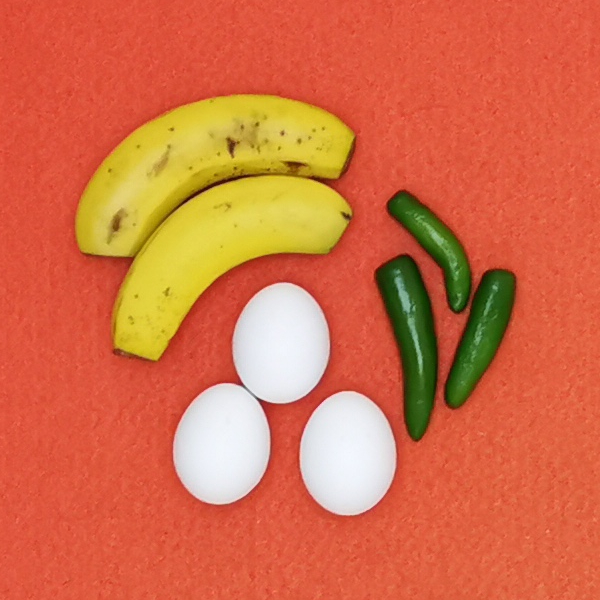
#> input picture Entrenamiento1.jpg, 600 x 600 px
$ python PracticaReconocimientoChile.py
#> lines starting #> are read from the running program, lines starting #| are printed output that depends on the picture; after the words box and inside, x2 and y2 are one past the last pixel; in counts of white or black regions, pixels touching at a corner belong together; long printed decimals are rounded
import joblib  # Para guardar el modelo entrenado
import cv2
import numpy as np
import matplotlib.pyplot as plt
from sklearn.naive_bayes import GaussianNB

# 1. Lista de imágenes de entrenamiento
imagenes_ruta = ['Entrenamiento1.jpg', 'Entrenamiento2.jpg', 'Entrenamiento3.jpg']

# Inicializar listas para almacenar características y etiquetas
X_train = []  # Características (media de píxeles en HSV)
y_train = []  # Etiquetas (en este caso, todos serán 1 para verde fuerte)

# Procesar cada imagen
for img_ruta in imagenes_ruta:
    # Cargar la imagen
    imagen = cv2.imread(img_ruta)
#> imagen is the input picture: shape (600, 600, 3); mean B, G, R 71, 109.3, 212.5

    # 1. Aplicar un filtro gaussiano
    imagen_gaussiana = cv2.GaussianBlur(imagen, (5, 5), 0)

    # 2. Convertir la imagen de BGR a HSV
    imagen_hsv = cv2.cvtColor(imagen_gaussiana, cv2.COLOR_BGR2HSV)
#> imagen_hsv: shape (600, 600, 3); mean H, S, V 16.7, 173.2, 214.3

    # 3. Definir límites de color verde fuerte para segmentación
    limite_inferior = np.array([40, 100, 100], dtype=np.uint8)
    limite_superior = np.array([80, 255, 255], dtype=np.uint8)

    # 4. Crear máscara para los píxeles que cumplen con el límite
    mascara_verde_fuerte = cv2.inRange(imagen_hsv, limite_inferior, limite_superior)
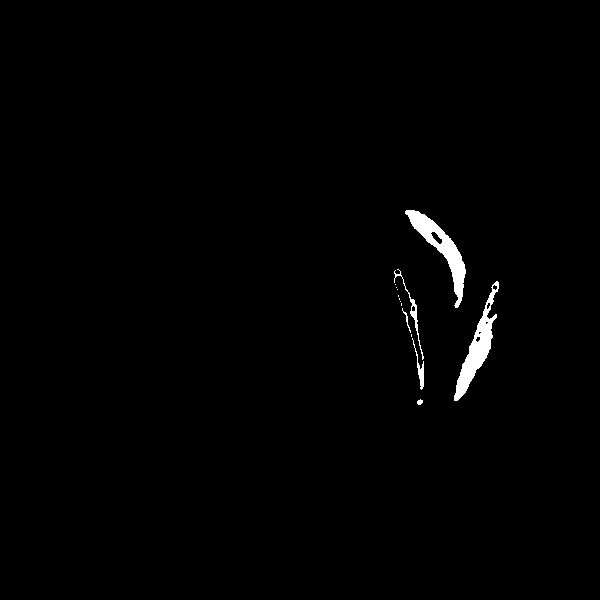
#> mascara_verde_fuerte: shape (600, 600); 0.96% white; 14 white regions (8 under 20 px), largest, box (x1, y1, x2, y2) and area: (405, 210, 466, 308) 1518, (454, 281, 499, 401) 1487, (394, 269, 424, 360) 222, (412, 338, 424, 390) 152, (402, 308, 411, 333) 39, (417, 399, 423, 405) 26

    # Extraer los píxeles correspondientes al color verde fuerte
    pixeles_verdes_fortes = imagen_hsv[mascara_verde_fuerte != 0]

    # Calcular la media de los píxeles extraídos
    if len(pixeles_verdes_fortes) > 0:
        media_pixeles = np.mean(pixeles_verdes_fortes, axis=0)
#> media_pixeles = [49.39, 165.9, 117.5]
        X_train.append(media_pixeles)
        y_train.append(1)  # Etiqueta para verde fuerte

        # Calcular y mostrar la matriz de covarianza
        covarianza = np.cov(pixeles_verdes_fortes, rowvar=False)
#> covarianza = [[15.1, -94.04, 3.01], [-94.04, 1043.1, -300], [3.01, -300, 230.4]]

        # 5. Mostrar imágenes y resultados intermedios
        plt.figure(figsize=(10, 5))

        plt.subplot(1, 3, 1)
        plt.imshow(cv2.cvtColor(imagen, cv2.COLOR_BGR2RGB))
        plt.title('Imagen Original')

        plt.subplot(1, 3, 2)
        plt.imshow(mascara_verde_fuerte, cmap='gray')
        plt.title('Máscara de Verde Fuerte')

        plt.subplot(1, 3, 3)
        plt.imshow(cv2.cvtColor(imagen_hsv, cv2.COLOR_HSV2RGB))
        plt.title('Imagen HSV')

        plt.suptitle(f'Imagen: {img_ruta}, Media: {media_pixeles}, Covarianza: {covarianza}')
        plt.show()
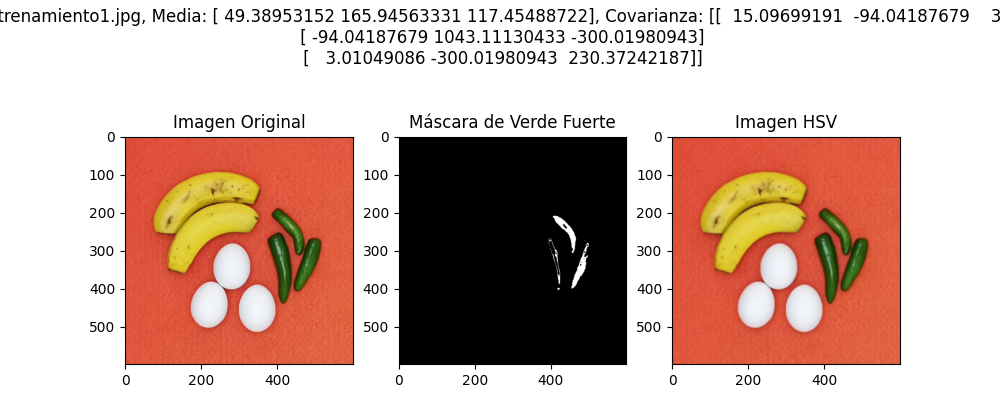
#> figure drawn by matplotlib, 3 panels
#> pass 2 of the loop `for img_ruta in imagenes_ruta:`:
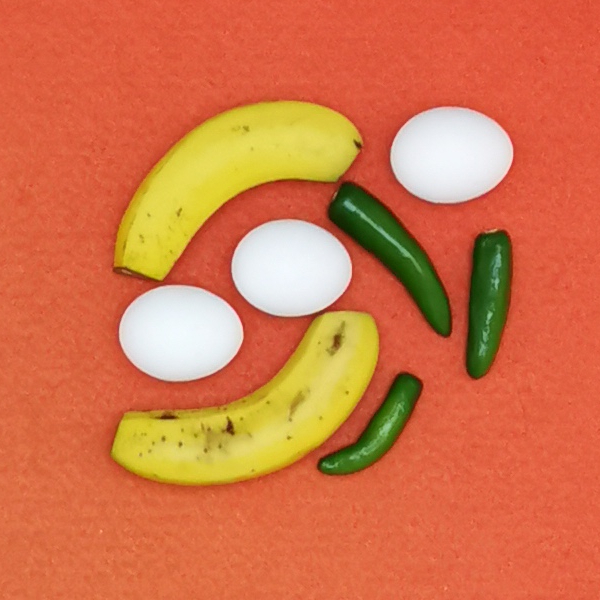
#> input picture Entrenamiento2.jpg, 600 x 600 px
#> imagen is the input picture: shape (600, 600, 3); mean B, G, R 73.3, 116, 212
#> imagen_hsv: shape (600, 600, 3); mean H, S, V 16.7, 170.4, 213.9
#> `mascara_verde_fuerte = cv2.inRange(imagen_hsv, limite_inferior, limite..`:
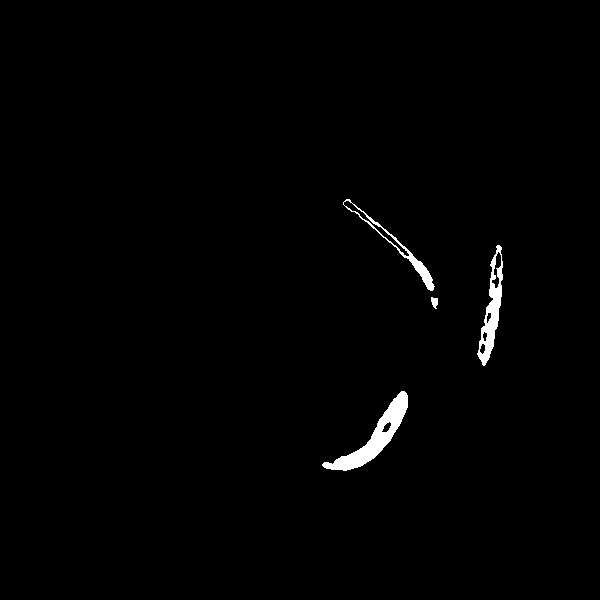
#> mascara_verde_fuerte: shape (600, 600); 1% white; 4 white regions, box (x1, y1, x2, y2) and area: (322, 391, 408, 471) 1768, (477, 245, 503, 366) 1168, (343, 199, 435, 291) 664, (431, 297, 438, 309) 59
#> media_pixeles = [50.64, 163.6, 119.8]
#> covarianza = [[26.06, -137.9, 9.51], [-137.9, 1171, -379.2], [9.51, -379.2, 333.1]]
#> `plt.show()`:
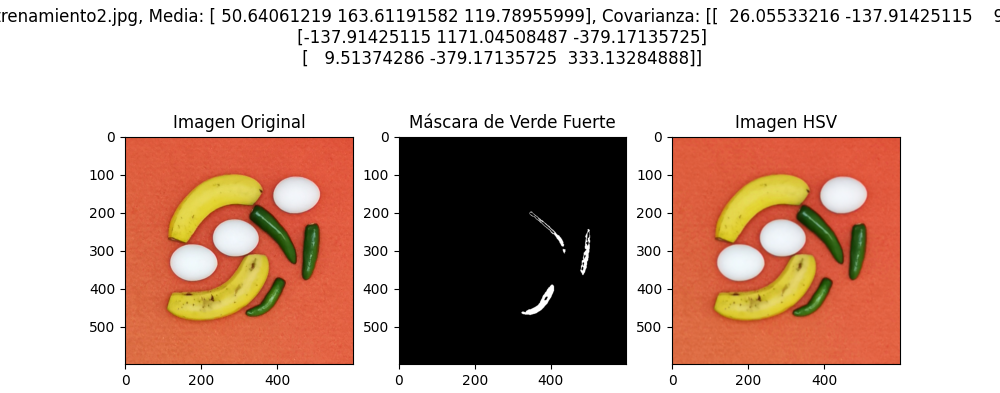
#> figure drawn by matplotlib, 3 panels
#> pass 3 of the loop `for img_ruta in imagenes_ruta:`:
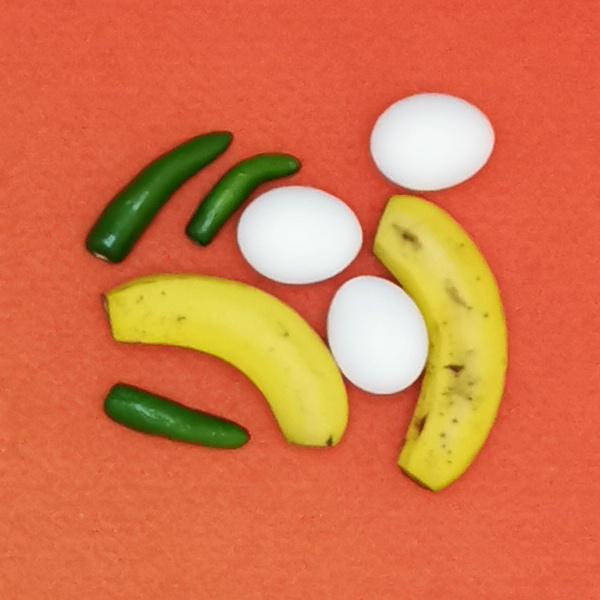
#> input picture Entrenamiento3.jpg, 600 x 600 px
#> imagen is the input picture: shape (600, 600, 3); mean B, G, R 73.9, 117.3, 213.7
#> imagen_hsv: shape (600, 600, 3); mean H, S, V 15.4, 170, 215.5
#> `mascara_verde_fuerte = cv2.inRange(imagen_hsv, limite_inferior, limite..`:
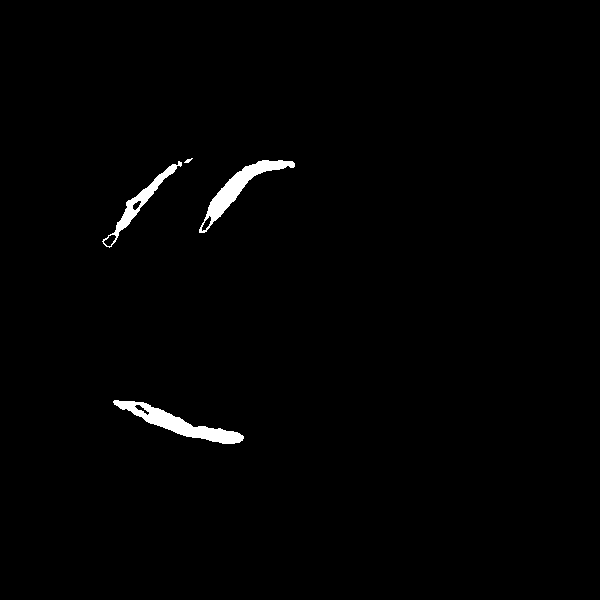
#> mascara_verde_fuerte: shape (600, 600); 1.1% white; 4 white regions, box (x1, y1, x2, y2) and area: (113, 400, 244, 444) 1699, (199, 160, 295, 233) 1477, (102, 161, 182, 248) 892, (184, 158, 193, 163) 22
#> media_pixeles = [50.17, 176.9, 114.9]
#> covarianza = [[16.17, -103.4, 15.34], [-103.4, 953.2, -278.5], [15.34, -278.5, 196.6]]
#> `plt.show()`:
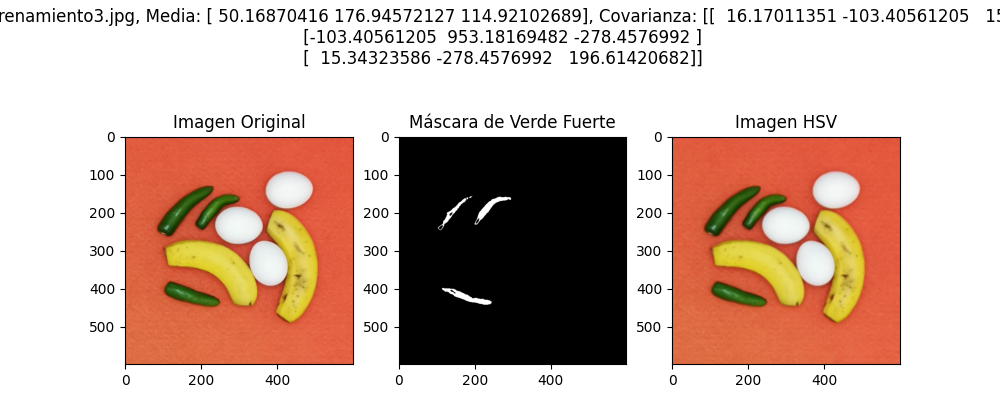
#> figure drawn by matplotlib, 3 panels

# Convertir listas a arrays de numpy
X_train = np.array(X_train)
#> X_train = [[49.39, 165.9, 117.5], [50.64, 163.6, 119.8], [50.17, 176.9, 114.9]]
y_train = np.array(y_train)

# 4. Entrenar el clasificador Naive Bayes
modelo = GaussianNB()
modelo.fit(X_train, y_train)

# Clasificación de una nueva imagen
nueva_imagen = cv2.imread('Prueba2.jpg')  # Cargar la nueva imagen
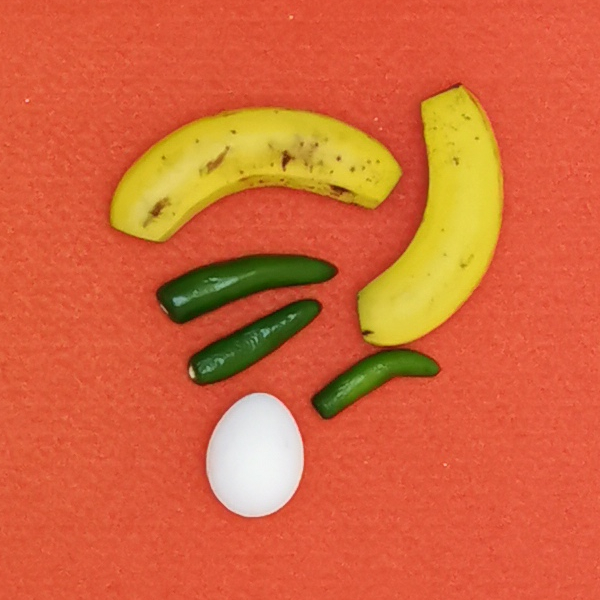
#> input picture Prueba2.jpg, 600 x 600 px
#> nueva_imagen is the input picture: shape (600, 600, 3); mean B, G, R 59.4, 101.4, 213.1
nueva_imagen_gaussiana = cv2.GaussianBlur(nueva_imagen, (5, 5), 0)
nueva_imagen_hsv = cv2.cvtColor(nueva_imagen_gaussiana, cv2.COLOR_BGR2HSV)
#> nueva_imagen_hsv: shape (600, 600, 3); mean H, S, V 11.1, 185.5, 214.2

# 6. Aplicar el mismo límite de color verde fuerte
mascara_nueva = cv2.inRange(nueva_imagen_hsv, limite_inferior, limite_superior)
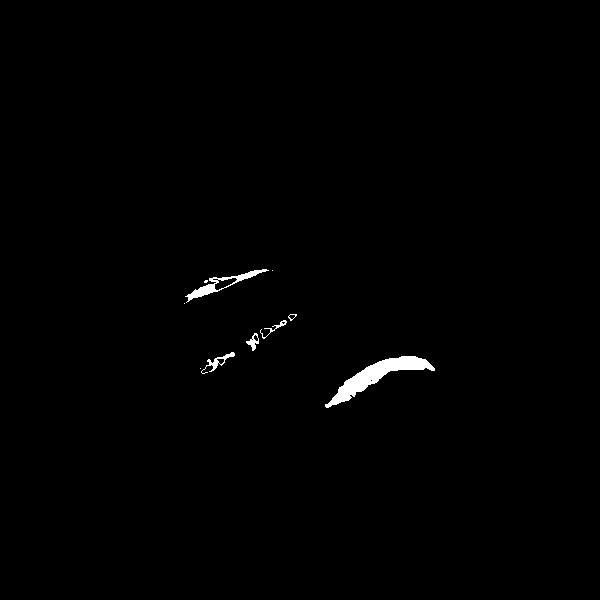
#> mascara_nueva: shape (600, 600); 0.69% white; 10 white regions (4 under 20 px), largest, box (x1, y1, x2, y2) and area: (325, 356, 435, 408) 1579, (185, 269, 269, 303) 517, (201, 352, 235, 374) 169, (246, 333, 259, 351) 99, (260, 320, 287, 339) 85, (288, 314, 297, 321) 23
pixeles_nuevos = nueva_imagen_hsv[mascara_nueva != 0]
#> pixeles_nuevos = 2485 rows, first 8: [44, 196, 100], [44, 196, 100], [44, 196, 100], [44, 196, 100], [44, 196, 100], [45, 187, 101], [45, 188, 102], [45, 189, 101]

# 7. Clasificar los píxeles usando el modelo entrenado
X_nueva = np.mean(pixeles_nuevos, axis=0).reshape(1, -1)  # Obtener características
#> X_nueva = [[46.2, 171, 119.2]]
prediccion = modelo.predict(X_nueva)
#> prediccion = [1]

# Crear nueva imagen para visualizar clases
clases_imagen = np.zeros(nueva_imagen.shape[:2], dtype=np.uint8)  # Imagen en blanco

# Asignar valores de gris: 0 para fondo, 255 para objeto de interés (verde fuerte)
clases_imagen[mascara_nueva != 0] = 255

# Mostrar la imagen clasificada
plt.figure(figsize=(10, 5))
plt.subplot(1, 2, 1)
plt.imshow(cv2.cvtColor(nueva_imagen, cv2.COLOR_BGR2RGB))
plt.title('Nueva Imagen Original')

plt.subplot(1, 2, 2)
plt.imshow(clases_imagen, cmap='gray')
plt.title('Imagen Clasificada')

plt.show()
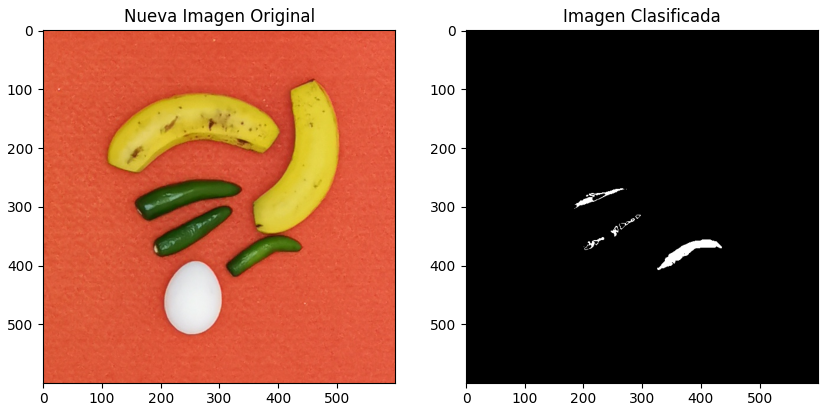
#> figure drawn by matplotlib, 2 panels

# 5. Mostrar resultados intermedios de la nueva imagen
media_nueva = np.mean(pixeles_nuevos, axis=0)
#> media_nueva = [46.2, 171, 119.2]
covarianza_nueva = np.cov(pixeles_nuevos, rowvar=False)
#> covarianza_nueva = [[24.87, -186.2, -12.55], [-186.2, 1788.2, -136.5], [-12.55, -136.5, 220.4]]

print(f'Media de la nueva imagen: {media_nueva}')
#| Media de la nueva imagen: [ 46.198 170.955 119.174]
print(f'Matriz de covarianza de la nueva imagen:\n {covarianza_nueva}')
#| Matriz de covarianza de la nueva imagen:
#|  [[  24.868 -186.157  -12.546]
#|  [-186.157 1788.169  -136.511]
#|  [ -12.546 -136.511  220.369]]

# 8. Mostrar clasificación utilizando la función del clasificador de Bayes de scikit-learn
prediccion_sklearn = modelo.predict(X_nueva)  # Clasificación con scikit-learn
#> prediccion_sklearn = [1]
print(f'Predicción utilizando scikit-learn: {prediccion_sklearn}')
#| Predicción utilizando scikit-learn: [1]
